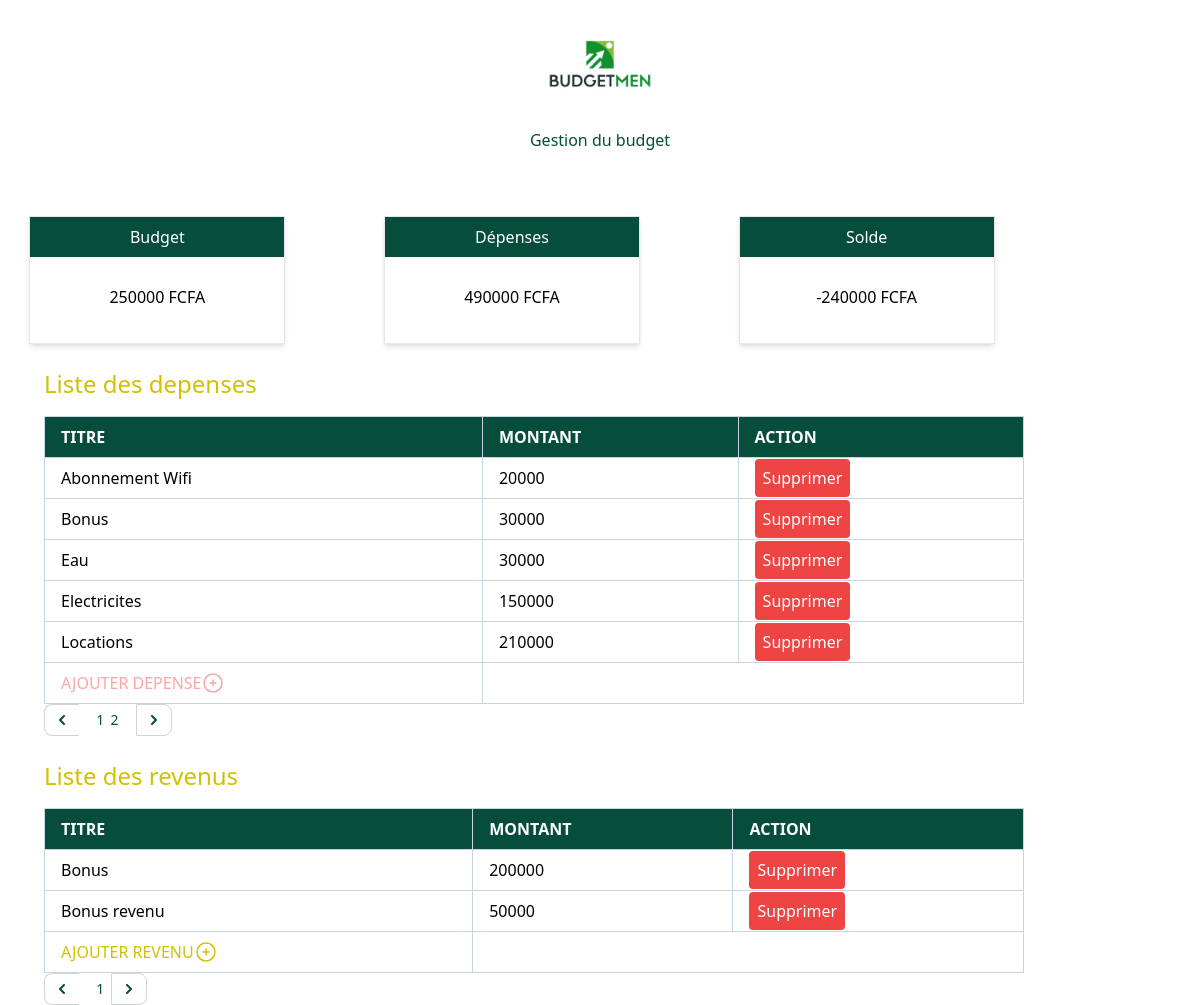
Before: / with the older database file.
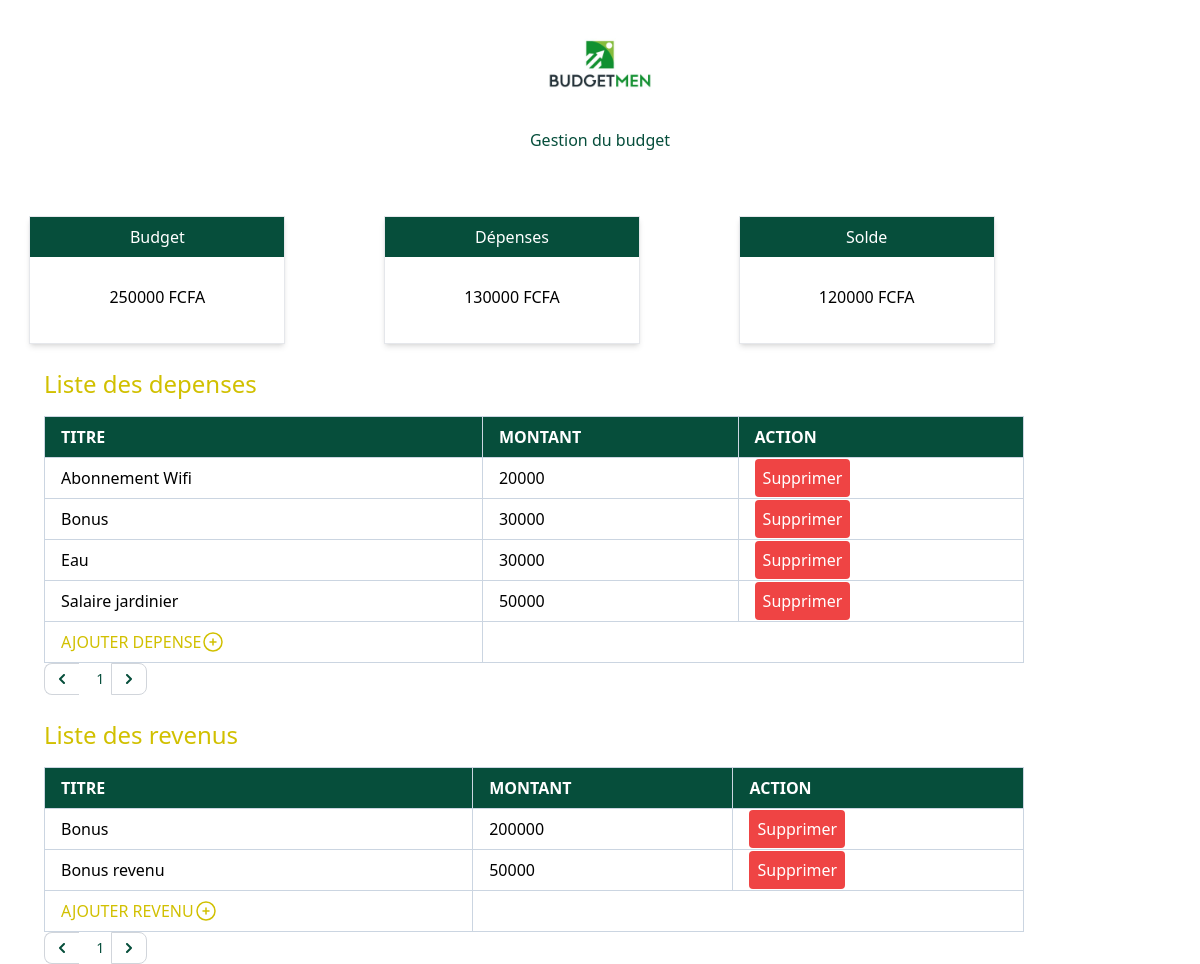
After: the same page with the newer database file.
### app.py (models this page shows, shortened)
class Depense(db.Model):
    id = db.Column(db.Integer, primary_key=True)
    titre = db.Column(db.String(100), nullable=False)
    montant = db.Column(db.Integer, nullable=False)

class Revenu(db.Model):
    id = db.Column(db.Integer, primary_key=True)
    titre = db.Column(db.String(100), nullable=False)
    montant = db.Column(db.Integer, nullable=False)

### app.py (the view)
@app.route("/")
def index():
    page = request.args.get('page', 1, type=int)  # par defaut 1
    depenses = Depense.query.order_by(Depense.titre).paginate(page=page, per_page=5, error_out=False)
    page = request.args.get('page', 1, type=int)
    revenus = Revenu.query.order_by(Revenu.titre).paginate(page=page, per_page=5, error_out=False)
    total_deps = db.session.query(db.func.sum(Depense.montant)).scalar()
    budget = db.session.query(db.func.sum(Revenu.montant)).scalar()
    solde = budget - total_deps
    return render_template("index.html",total_deps=total_deps, depenses=depenses, revenus=revenus, budget=budget, solde=solde)

### templates/index.html (shortened to what this page needs)
{% extends "base.html" %}
  {% block content %}
  {% include "logo.html" %}
      <div>
        <div class="container pt-5">
          <div>
            <div class="grid grid-cols-3 gap-10">
              <div class="bg-white shadow-md min-w-64 min-h-32 mx-auto border border-gray-200 "><div class="grid-flow-row px-4 py-2 bg-emerald-900 text-white text-center">Budget</div><p class="text-center m-7"> {{ budget }} FCFA</p></div>
              <div class="bg-white shadow-md min-w-64 min-h-32 mx-auto border border-gray-200 "><div class="grid-flow-row px-4 py-2 bg-emerald-900 text-white text-center">Dépenses</div><p class="text-center m-7">{{ total_deps }} FCFA</p></div>
              <div class="bg-white shadow-md min-w-64 min-h-32 mx-auto border border-gray-200 "><div class="grid-flow-row px-4 py-2 bg-emerald-900 text-white text-center">Solde</div><p class="text-center m-7"> {{ solde }} FCFA</p></div>
            </div>
          </div>
          <br>
            {% include "layouts.html" %}
          <div>
            <div class="pl-11">
              <h1 class="font text-2xl mb-4 text-[#D1C000]">Liste des depenses</h1>
              <table class="border-collapse border border-slate-300 inline-table w-full">
                  <thead>
                    <tr>
                      <th class="border border-slate-300 px-4 py-2 bg-emerald-900 text-white text-left">TITRE</th>
                      <th class="border border-slate-300 px-4 py-2 bg-emerald-900 text-white text-left">MONTANT</th>
                      <th class="border border-slate-300 px-4 py-2 bg-emerald-900 text-white text-left">ACTION</th>
                    </tr>
                  </thead>
                  {% for depense in depenses %}
                  <tbody>
                    <tr>
                      <td class="border border-slate-300 px-4 py-2 "><a class="hover:text-[#D1C000]" href="/update/{{depense.id}}/">{{depense.titre}}</a></td>
                      <td class="border border-slate-300 px-4 py-2"><a class="hover:text-[#D1C000]" href="/update/{{depense.id}}/">{{depense.montant}}</a></td>
                      <td class="border border-slate-300 px-4 py-2">
                        <a href="/delete/{{depense.id}}/"
                        class="bg-red-500 hover:bg-red-600 active:bg-red-700 focus:outline-none focus:ring focus:ring-violet-300 p-2 rounded text-white">
                          Supprimer
                        </a>
                      </td>
                    </tr>
                  </tbody>
                  {% endfor %}
                  {% if  budget  >  total_deps %}
                  <tr>
                    <td class="border border-slate-300 px-4 py-2">
                      <div>
                        <a href="/create_dep" class="flex flex-wrap text-[#D1C000]">AJOUTER DEPENSE
                          <svg xmlns="http://www.w3.org/2000/svg" fill="none" viewBox="0 0 24 24" stroke-width="1.5" stroke="currentColor" class="float-right size-6">
                            <path stroke-linecap="round" stroke-linejoin="round" d="M12 9v6m3-3H9m12 0a9 9 0 1 1-18 0 9 9 0 0 1 18 0Z"/>
                          </svg>
                        </a>
                      </div>
                    </td>
                   </tr>
                   {% else %}
                   <tr>
                    <td class="border border-slate-300 px-4 py-2">
                      <div>
                        <a href="/impo_dep" class="flex flex-wrap text-red-300">AJOUTER DEPENSE
                          <svg xmlns="http://www.w3.org/2000/svg" fill="none" viewBox="0 0 24 24" stroke-width="1.5" stroke="currentColor" class="float-right size-6">
                            <path stroke-linecap="round" stroke-linejoin="round" d="M12 9v6m3-3H9m12 0a9 9 0 1 1-18 0 9 9 0 0 1 18 0Z"/>
                          </svg>
                        </a>
                      </div>
                    </td>
                   </tr>
                   {% endif %}
                </table>
                <br>
                <nav aria-label="Page navigation example">
                  <ul class="flex items-center -space-x-px h-8 text-sm">
                    {% if depenses.has_prev %}
                    <li>
                      <a href="/?page={{ depenses.prev_num }}" class="flex items-center justify-center px-3 h-8 ms-0 leading-tight text-emerald-900 bg-white border border-e-0 border-gray-300 rounded-s-lg hover:bg-gray-100 hover:text-gray-700 dark:bg-gray-800 dark:border-gray-700 dark:text-gray-400 dark:hover:bg-gray-700 dark:hover:text-white">
                        <span class="sr-only">Previous</span>
                        <svg class="w-2.5 h-2.5 rtl:rotate-180" aria-hidden="true" xmlns="http://www.w3.org/2000/svg" fill="none" viewBox="0 0 6 10">
                          <path stroke="currentColor" stroke-linecap="round" stroke-linejoin="round" stroke-width="2" d="M5 1 1 5l4 4"/>
                        </svg>
                      </a>
                    </li>
                    {% else %}
                    <li>
                      <a href="" class="flex items-center justify-center px-3 h-8 ms-0 leading-tight text-emerald-900 bg-white border border-e-0 border-gray-300 rounded-s-lg hover:bg-gray-100 hover:text-gray-700 dark:bg-gray-800 dark:border-gray-700 dark:text-gray-400 dark:hover:bg-gray-700 dark:hover:text-white">
                        <svg class="w-2.5 h-2.5 rtl:rotate-180" aria-hidden="true" xmlns="http://www.w3.org/2000/svg" fill="none" viewBox="0 0 6 10">
                          <path stroke="currentColor" stroke-linecap="round" stroke-linejoin="round" stroke-width="2" d="M5 1 1 5l4 4"/>
                        </svg>
                      </a>
                    </li>
                    {% endif %}
                    {% for page_num in depenses.iter_pages() %}
                    {% if page_num %}
                    {% if page_num != depenses.page %}
                    <li class="page-item"><a class="page-link text-emerald-900" href="/?page={{ page_num }}">{{ page_num }}</a></li>&nbsp;&nbsp;
                    {% else %}
                    <li class="page-item active" aria-current="page">
                        <span class="page-link text-emerald-900">{{ page_num }}</span>
                    </li>
                    {% endif %}
                    {% else %}
                    <li class="page-item disabled"><span class="page-link">...</span></li>
                    {% endif %}
                    {% endfor %}
                    {% if depenses.has_next %}
                    <li>
                      <a href="/?page={{ depenses.next_num }}" class="flex items-center justify-center px-3 h-8 leading-tight text-emerald-900 bg-white border border-gray-300 rounded-e-lg hover:bg-gray-100 hover:text-gray-700 dark:bg-gray-800 dark:border-gray-700 dark:text-gray-400 dark:hover:bg-gray-700 dark:hover:text-white">
                        <svg class="w-2.5 h-2.5 rtl:rotate-180" aria-hidden="true" xmlns="http://www.w3.org/2000/svg" fill="none" viewBox="0 0 6 10">
                          <path stroke="currentColor" stroke-linecap="round" stroke-linejoin="round" stroke-width="2" d="m1 9 4-4-4-4"/>
                        </svg>
                      </a>
                    </li>
                    {% else %}
                    <li>
                      <a href="#" class="flex items-center justify-center px-3 h-8 leading-tight text-emerald-900 bg-white border border-gray-300 rounded-e-lg hover:bg-gray-100 hover:text-gray-700 dark:bg-gray-800 dark:border-gray-700 dark:text-gray-400 dark:hover:bg-gray-700 dark:hover:text-white">
                        <svg class="w-2.5 h-2.5 rtl:rotate-180" aria-hidden="true" xmlns="http://www.w3.org/2000/svg" fill="none" viewBox="0 0 6 10">
                          <path stroke="currentColor" stroke-linecap="round" stroke-linejoin="round" stroke-width="2" d="m1 9 4-4-4-4"/>
                        </svg>
                      </a>
                    </li>
                    {% endif %}
                  </ul>
                </nav>
            </div>
          </div>
          <br>
          <div>
            {% include "revenu/index_revenu.html" %}
          </div>
        </div>
    </div>
  {% endblock content %}

### templates/base.html (shortened to what this page needs)
<!DOCTYPE html>
<html lang="en">
<head>
    <link rel="stylesheet" href="{{ url_for('static', filename='../static/css/main.css') }}">
</head>
<body class="bg-write-100 font-normal">
    {% block content %}
    {% endblock content %}
</body>
</html>

### templates/logo.html
{% extends "base.html" %}
{% block content %}
<div class="justify-items-center">
    <img src="/static/css/images/logo.jpeg" alt="logo" class="w-32">
    <p class="text-emerald-900 mb-11">Gestion du budget</p>
</div>
{% endblock content %}

### templates/layouts.html (shortened to what this page needs)
<!Doctype html>

### templates/revenu/index_revenu.html (shortened to what this page needs)
{% extends "./base.html" %}
{% block content %}
<div class="pl-11">
    <h1 class="font text-2xl mb-4 text-[#D1C000]">Liste des revenus</h1>
    <table class="border-collapse border border-slate-300 inline-table w-full">
        <thead>
          <tr>
            <th class="border border-slate-300 px-4 py-2 bg-emerald-900 text-white text-left">TITRE</th>
            <th class="border border-slate-300 px-4 py-2 bg-emerald-900 text-white text-left">MONTANT</th>
            <th class="border border-slate-300 px-4 py-2 bg-emerald-900 text-white text-left">ACTION</th>
          </tr>
        </thead>
        {% for revenu in revenus %}
        <tbody>
          <tr>
            <td class="border border-slate-300 px-4 py-2 "><a class="hover:text-[#D1C000]" href="">{{revenu.titre}}</a></td>
            <td class="border border-slate-300 px-4 py-2"><a class="hover:text-[#D1C000]" href="">{{revenu.montant}}</a></td>
            <td class="border border-slate-300 px-4 py-2">
              <a href="/delete_revenu/{{revenu.id}}/"
              class="bg-red-500 hover:bg-red-600 active:bg-red-700 focus:outline-none focus:ring focus:ring-violet-300 p-2 rounded text-white">
                Supprimer
              </a>
            </td>
          </tr>
        </tbody>
        {% endfor %}
        <tr>
          <td class="border border-slate-300 px-4 py-2">
            <div>
              <a href="" class="flex flex-wrap text-[#D1C000]">AJOUTER REVENU
                <svg xmlns="http://www.w3.org/2000/svg" fill="none" viewBox="0 0 24 24" stroke-width="1.5" stroke="currentColor" class="float-right size-6">
                  <path stroke-linecap="round" stroke-linejoin="round" d="M12 9v6m3-3H9m12 0a9 9 0 1 1-18 0 9 9 0 0 1 18 0Z"/>
                </svg>
              </a>
            </div>
          </td>
         </tr>
      </table>
      <br>
      <nav aria-label="Page navigation example">
        <ul class="flex items-center -space-x-px h-8 text-sm">
          {% if revenus.has_prev %}
          <li>
            <a href="/?page={{ revenus.prev_num }}" class="flex items-center justify-center px-3 h-8 ms-0 leading-tight text-emerald-900 bg-white border border-e-0 border-gray-300 rounded-s-lg hover:bg-gray-100 hover:text-gray-700 dark:bg-gray-800 dark:border-gray-700 dark:text-gray-400 dark:hover:bg-gray-700 dark:hover:text-white">
              <span class="sr-only">Previous</span>
              <svg class="w-2.5 h-2.5 rtl:rotate-180" aria-hidden="true" xmlns="http://www.w3.org/2000/svg" fill="none" viewBox="0 0 6 10">
                <path stroke="currentColor" stroke-linecap="round" stroke-linejoin="round" stroke-width="2" d="M5 1 1 5l4 4"/>
              </svg>
            </a>
          </li>
          {% else %}
          <li>
            <a href="" class="flex items-center justify-center px-3 h-8 ms-0 leading-tight text-emerald-900 bg-white border border-e-0 border-gray-300 rounded-s-lg hover:bg-gray-100 hover:text-gray-700 dark:bg-gray-800 dark:border-gray-700 dark:text-gray-400 dark:hover:bg-gray-700 dark:hover:text-white">
              <svg class="w-2.5 h-2.5 rtl:rotate-180" aria-hidden="true" xmlns="http://www.w3.org/2000/svg" fill="none" viewBox="0 0 6 10">
                <path stroke="currentColor" stroke-linecap="round" stroke-linejoin="round" stroke-width="2" d="M5 1 1 5l4 4"/>
              </svg>
            </a>
          </li>
          {% endif %}
          {% for page_num in revenus.iter_pages() %}
          {% if page_num %}
          {% if page_num != revenus.page %}
          <li class="page-item"><a class="page-link text-emerald-900" href="/?page={{ page_num }}">{{ page_num }}</a></li>&nbsp;&nbsp;
          {% else %}
          <li class="page-item active" aria-current="page">
              <span class="page-link text-emerald-900">{{ page_num }}</span>
          </li>
          {% endif %}
          {% else %}
          <li class="page-item disabled"><span class="page-link">...</span></li>
          {% endif %}
          {% endfor %}
          {% if revenus.has_next %}
          <li>
            <a href="/?page={{ revenus.next_num }}" class="flex items-center justify-center px-3 h-8 leading-tight text-emerald-900 bg-white border border-gray-300 rounded-e-lg hover:bg-gray-100 hover:text-gray-700 dark:bg-gray-800 dark:border-gray-700 dark:text-gray-400 dark:hover:bg-gray-700 dark:hover:text-white">
              <span class="sr-only">Next</span>
              <svg class="w-2.5 h-2.5 rtl:rotate-180" aria-hidden="true" xmlns="http://www.w3.org/2000/svg" fill="none" viewBox="0 0 6 10">
                <path stroke="currentColor" stroke-linecap="round" stroke-linejoin="round" stroke-width="2" d="m1 9 4-4-4-4"/>
              </svg>
            </a>
          </li>
          {% else %}
          <li>
            <a href="#" class="flex items-center justify-center px-3 h-8 leading-tight text-emerald-900 bg-white border border-gray-300 rounded-e-lg hover:bg-gray-100 hover:text-gray-700 dark:bg-gray-800 dark:border-gray-700 dark:text-gray-400 dark:hover:bg-gray-700 dark:hover:text-white">
              <svg class="w-2.5 h-2.5 rtl:rotate-180" aria-hidden="true" xmlns="http://www.w3.org/2000/svg" fill="none" viewBox="0 0 6 10">
                <path stroke="currentColor" stroke-linecap="round" stroke-linejoin="round" stroke-width="2" d="m1 9 4-4-4-4"/>
              </svg>
            </a>
          </li>
          {% endif %}
        </ul>
      </nav>
  </div>
{% endblock content %}

Changed rows visible on the page:
removed Depense: titre "Electricites", montant "150000"
removed Depense: titre "Locations", montant "210000"
now on this page (row unchanged): Depense: titre "Salaire jardinier", montant "50000"
Other visible differences:
{{ total_deps }}: "490000" → "130000"
{{ solde }}: "-240000" → "120000"
list line gone: "2"
